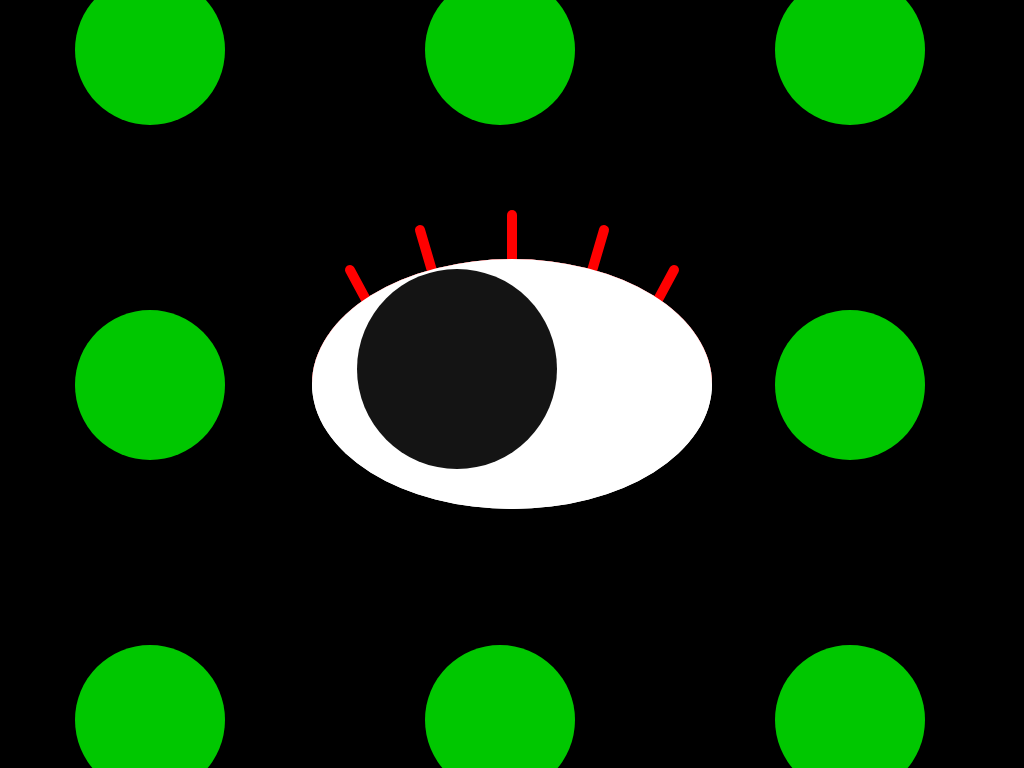
Frame 1 (no input)
Frame 60 (no input): identical to frame 1, image omitted
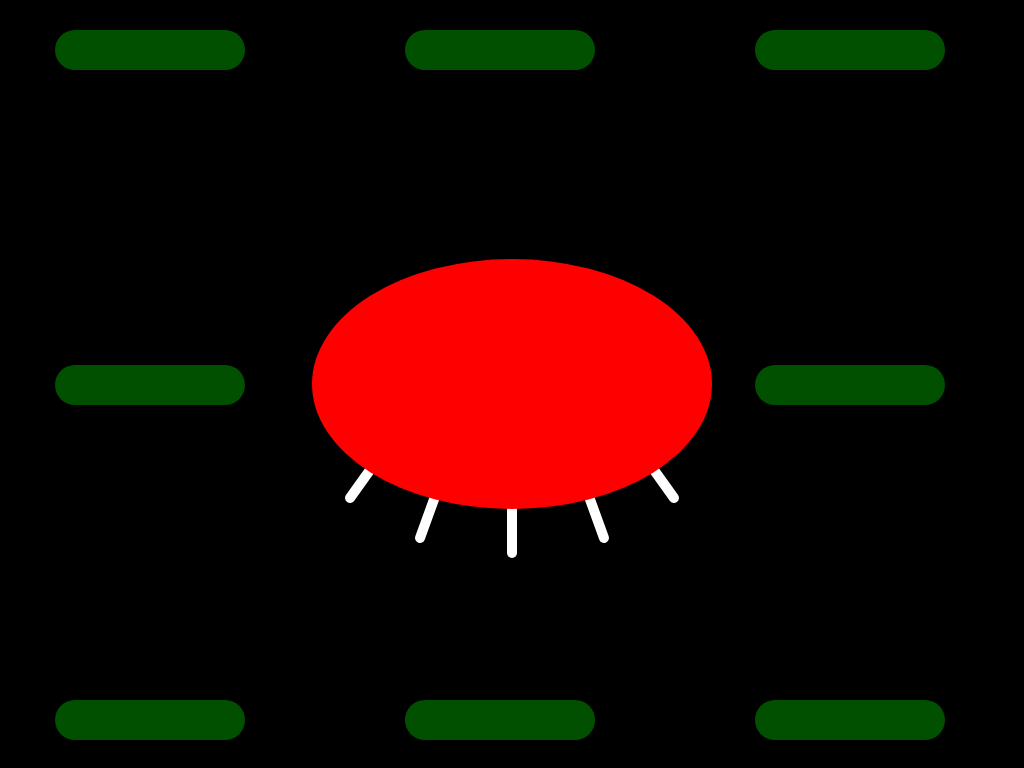
Frame 120 (the mouse pressed at the canvas centre since frame 60)

The p5.js sketch that drew these frames (run headless with seeded random() and noise() and a simulated clock; from frame 60 on, the mouse is pressed at the canvas centre):

// p5.js sketch
// ── sketch.js
var eyeOpen = true;
var x;
var y;
var d;
var g;

function setup() {
    createCanvas(1024, 768);
}

function draw() {
    background(0);

    let x = map(mouseX, 0, width, width / 2 - 55, width / 2 + 5);
    let y = map(mouseY, 0, height, height / 2 - 15, height / 2 + 15);
    let d = dist(width / 2, height / 2, mouseX, mouseY);
    let g = map(d, 0, width / 2, 80, 175);

    if (eyeOpen == true) {
        strokeWeight(150);
        stroke(0, g, 0);
        for (a = 150; a <= width - 150; a += 350) {
            for (b = 50; b < height; b += 335) {
                point(a, b);
            }
        }
        noStroke();
        fill(255);
        ellipse(width / 2, height / 2, 400, 250);
        fill(20);
        ellipse(x, y, 150, 150);
        fill(255, 0, 0);
        arc(width / 2, height / 2, 400, 250, PI, 2 * PI);

        if (d >= 350) {
            stroke(255, 0, 0);
            strokeWeight(10);
            line(420, 400, 350, 270);
            line(470, 400, 420, 230);
            line(604, 400, 674, 270);
            line(554, 400, 604, 230);
            line(width / 2, height / 2, width / 2, 215);
            noStroke();
            fill(255);
            ellipse(width / 2, height / 2, 400, 250);
            fill(20);
            ellipse(x, y, 200, 200);
        }
    } else {
        background(0);
        strokeWeight(40);
        stroke(0, g, 0);
        for (a = 150; a <= width - 150; a += 350) {
            for (b = 50; b < height; b += 335) {
                line(a - 75, b, a + 75, b);
            }
        }
        noFill();
        stroke(255);
        strokeWeight(10);
        line(420, 400, 350, 498);
        line(470, 400, 420, 538);
        line(604, 400, 674, 498);
        line(554, 400, 604, 538);
        line(width / 2, height / 2, width / 2, 553);
        fill(255, 0, 0);
        noStroke();
        ellipse(width / 2, height / 2, 400, 250);
    }
}

function mousePressed() {
    eyeOpen = !eyeOpen;
}
